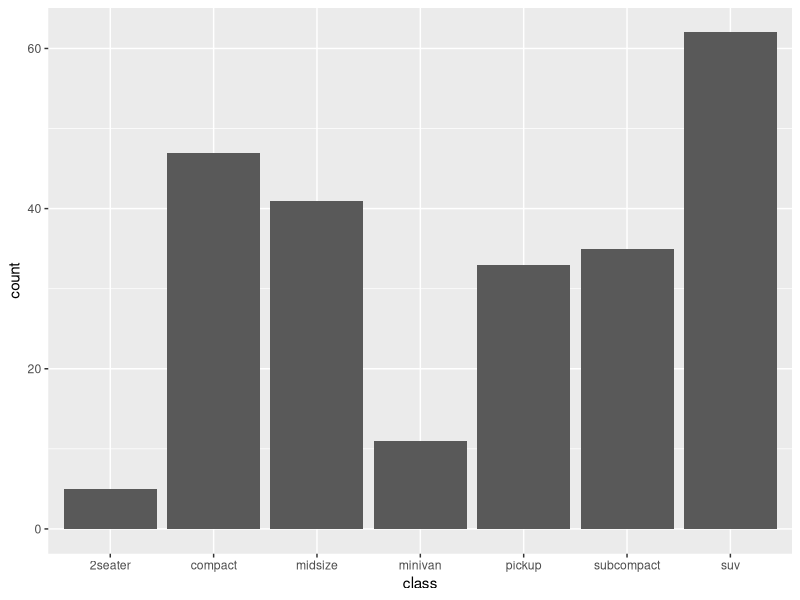
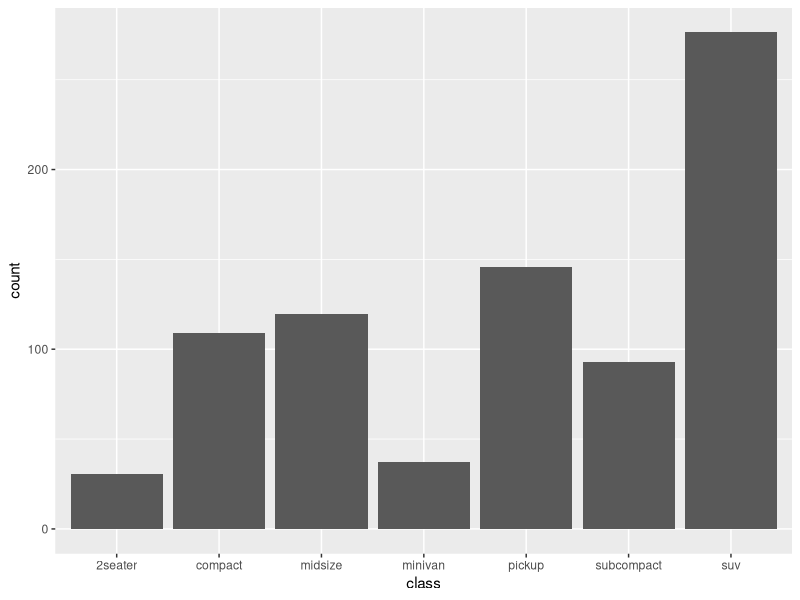
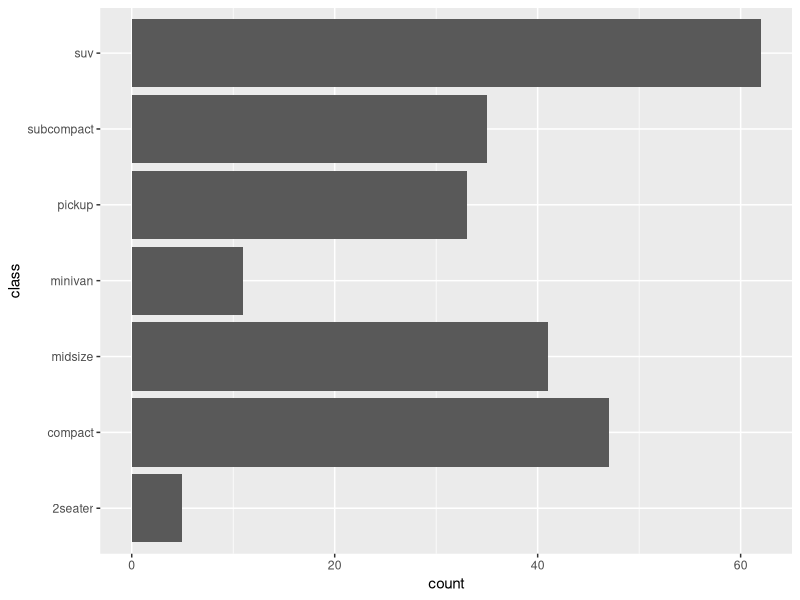

Recreate these plots in R, in order.
library(ggplot2)
# geom_bar is designed to make it easy to create bar charts that show
# counts (or sums of weights)
g <- ggplot(mpg, aes(class))
# Number of cars in each class:
g + geom_bar()
# Total engine displacement of each class
g + geom_bar(aes(weight = displ))
# Map class to y instead to flip the orientation
ggplot(mpg) + geom_bar(aes(y = class))